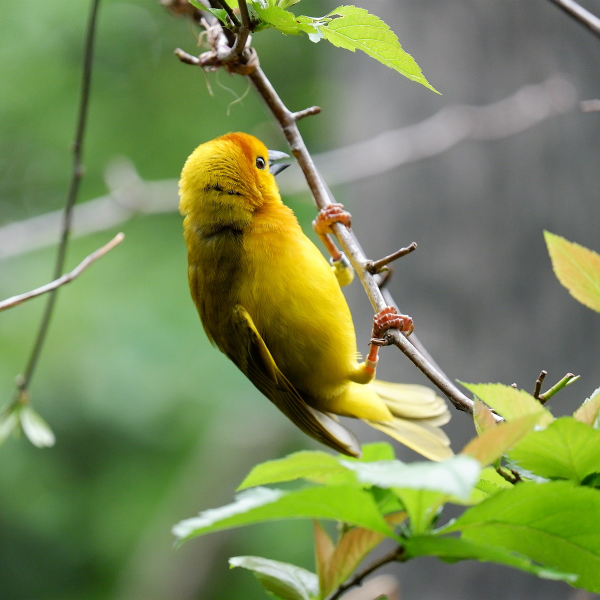
#> input picture image/sample.jpeg, 1200 x 1200 px (shown at 1/2 size)
$ jupyter execute --allow-errors image_preprocessing.ipynb
#> lines starting #> are read from the running program, lines starting #| are printed output that depends on the picture
# Preprocessing for Image Data in Machine Learning
#### Image preprocessing is essential for improving the performance of deep learning models. It helps in: ✅ Standardizing images
#### ✅ Enhancing quality
#### ✅ Reducing noise
#### ✅ Extracting useful features
####
#### Common Preprocessing Techniques for Image Data
#### 1️⃣ Resizing & Aspect Ratio Adjustment
#### 2️⃣ Normalization & Standardization
#### 3️⃣ Data Augmentation
#### 4️⃣ Denoising & Filtering
#### 5️⃣ Edge Detection & Feature Extraction
#### Let's go through each technique with Python examples and compare them.
####
#### 1️⃣ Resizing & Aspect Ratio Adjustment
#### 🔹 What is it?
#### Ensures all images have the same dimensions.
#### Helps in reducing computational complexity.
#### Can maintain aspect ratio or distort images.
#### Example in Python (OpenCV & PIL)

[cell 1]
import cv2
from PIL import Image
import matplotlib.pyplot as plt

# Load an image
image_path = "sample.jpeg"
img = cv2.imread(image_path)
#> img is the input picture: shape (1200, 1200, 3); mean B, G, R 86.9, 137.6, 121.8

# Resize while maintaining aspect ratio
width, height = 224, 224  # Standard input size for CNNs
resized_img = cv2.resize(img, (width, height))
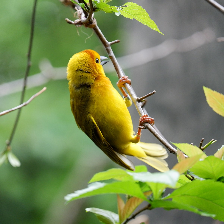
#> resized_img: shape (224, 224, 3); mean B, G, R 86.8, 137.5, 121.7

# Convert to RGB for displaying with Matplotlib
resized_img_rgb = cv2.cvtColor(resized_img, cv2.COLOR_BGR2RGB)

# Display the resized image
plt.imshow(resized_img_rgb)
plt.title("Resized Image (224x224)")
plt.axis("off")
plt.show()

#### Comparison of Resizing Methods
#### Method	Pros	Cons
#### Fixed Size Resizing	Uniform input size	May distort aspect ratio
#### Aspect Ratio Resize & Padding	Maintains proportions	May introduce empty padding
#### Cropping & Centering	Removes unwanted parts	Can lose important details
#### 2️⃣ Normalization & Standardization
#### 🔹 What is it?
#### Converts pixel values into a standard range (e.g., [0,1] or [-1,1]).
#### Helps models converge faster and improves accuracy.
#### Example in Python

[cell 2]
import numpy as np

# Convert image to float32 and normalize to [0,1] range
normalized_img = resized_img.astype(np.float32) / 255.0

# Alternative: Standardization (zero mean, unit variance)
mean, std = normalized_img.mean(), normalized_img.std()
#> mean = 0.452; std = 0.205
standardized_img = (normalized_img - mean) / std

print(f"Normalized Pixel Range: {normalized_img.min()} to {normalized_img.max()}")
#| Normalized Pixel Range: 0.0 to 1.0
print(f"Standardized Mean: {standardized_img.mean()}, Std: {standardized_img.std()}")
#| Standardized Mean: -5.676632941487014e-09, Std: 1.0

#### Comparison of Normalization Methods
#### Method	Best for	Pros	Cons
#### Min-Max Scaling ([0,1])	CNNs	Simple, effective	Sensitive to outliers
#### Standardization (Mean=0, Std=1)	Transfer Learning	Works well for pre-trained models	May alter image contrast
#### Per-Channel Normalization	Advanced CNNs	Better color balance	More computation required
#### 3️⃣ Data Augmentation
#### 🔹 What is it?
#### Generates new training samples by modifying existing images.
#### Helps reduce overfitting by making models more robust.
#### Common Augmentations
#### ✅ Rotation
#### ✅ Flipping (Horizontal/Vertical)
#### ✅ Scaling & Cropping
#### ✅ Brightness & Contrast Adjustments
####
#### Example in Python (Using Albumentations)

[cell 3]
import albumentations as A
from albumentations.pytorch import ToTensorV2
import cv2

# Define augmentation pipeline
#> (the rest of this cell did not finish here and is left out)

#### Comparison of Data Augmentation Methods
#### Method	Effect	Pros	Cons
#### Flipping	Increases diversity	Works well for symmetrical objects	Not useful for non-symmetrical objects (e.g., digits)
#### Rotation	Orientation invariance	Improves generalization	Can introduce unnatural orientations
#### Brightness Adjustment	Improves contrast learning	Helps in varying lighting conditions	Can distort original colors
#### 4️⃣ Denoising & Filtering
#### 🔹 What is it?
#### Reduces noise while preserving important features.
#### Used in medical imaging, astronomy, and low-light photos.
#### Common Filtering Methods
#### ✅ Gaussian Blur (Smooths images)
#### ✅ Median Filtering (Removes salt-and-pepper noise)
#### ✅ Bilateral Filtering (Preserves edges)
####
#### Example in Python

[cell 4]
# Apply Gaussian blur
blurred_img = cv2.GaussianBlur(resized_img, (5, 5), 0)
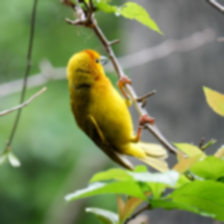
#> blurred_img: shape (224, 224, 3); mean B, G, R 86.8, 137.5, 121.7

# Apply Median filter
median_filtered_img = cv2.medianBlur(resized_img, 5)
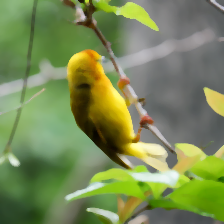
#> median_filtered_img: shape (224, 224, 3); mean B, G, R 86, 137.5, 121.5

# Apply Bilateral filter
bilateral_filtered_img = cv2.bilateralFilter(resized_img, 9, 75, 75)
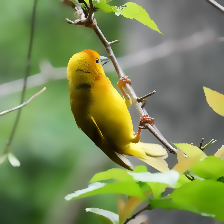
#> bilateral_filtered_img: shape (224, 224, 3); mean B, G, R 86.7, 137.5, 121.6

#### Comparison of Denoising Methods
#### Method	Best for	Pros	Cons
#### Gaussian Blur	Smoothing	Fast, effective	Blurs edges
#### Median Filtering	Removing salt-and-pepper noise	Preserves edges	Slower than Gaussian blur
#### Bilateral Filtering	Retaining sharpness	Preserves fine details	Computationally expensive
#### 5️⃣ Edge Detection & Feature Extraction
#### 🔹 What is it?
#### Extracts important structural information (e.g., edges, corners).
#### Used in object detection, medical imaging, and face recognition.
#### Common Edge Detection Methods
#### ✅ Sobel Operator (Detects horizontal & vertical edges)
#### ✅ Canny Edge Detector (Detects edges using gradients)
####
#### Example in Python

[cell 5]
# Convert to grayscale
gray_img = cv2.cvtColor(resized_img, cv2.COLOR_BGR2GRAY)
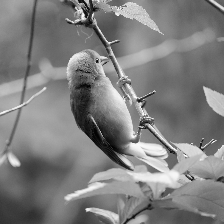
#> gray_img: shape (224, 224); min 2, max 254, mean 127

# Apply Canny Edge Detection
edges = cv2.Canny(gray_img, threshold1=100, threshold2=200)
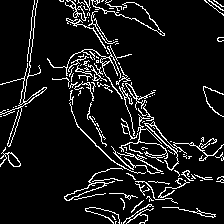
#> edges: shape (224, 224); 8.8% white in thin lines or dots

# Display the edges
plt.imshow(edges, cmap="gray")
plt.title("Edge Detection using Canny")
plt.axis("off")
plt.show()
